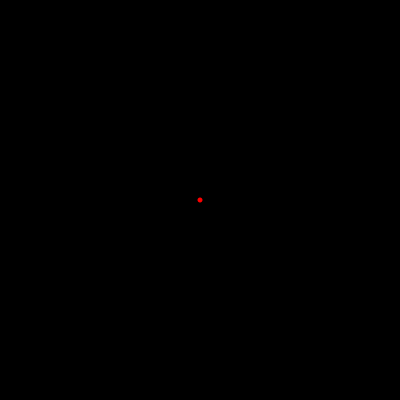
Frame 1 (no input)
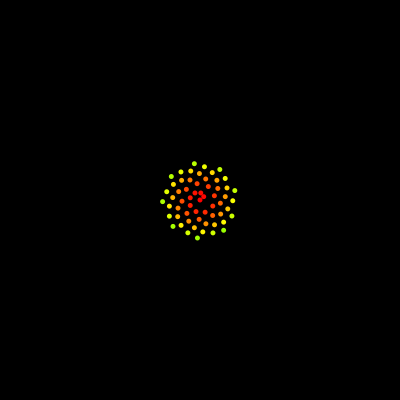
Frame 60 (the mouse pressed at the canvas centre just before this capture)
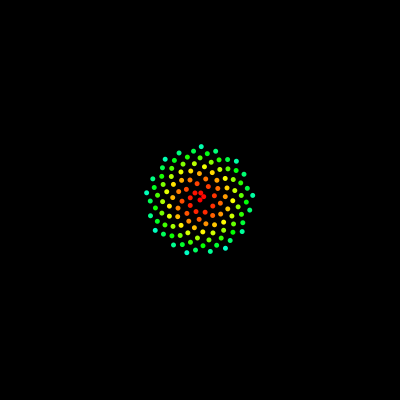
Frame 120 (the mouse held since frame 60 and released just before this capture)

The Processing sketch that drew these frames (run headless with seeded random() and noise(); from frame 60 on, the mouse is pressed at the canvas centre):

// Processing sketch: Phyllotaxis
// ── Phyllotaxis.pde
int n;
final int c = 5;// scaling factor

void setup()
{
  size(400, 400);
  background(0);
  colorMode(HSB);
  n = 0;  
}

void draw()
{
  float angle = n * 137.5; // 137.3, 137.6
  float radius = c * sqrt(n);
  
  float x = radius * cos(angle) + width/2;
  float y = radius * sin(angle) + height/2;
  
  noStroke();
  fill(n%256, 255, 255);// angle % 256
  ellipse(x, y, c, c);
  
  ++n;
}
